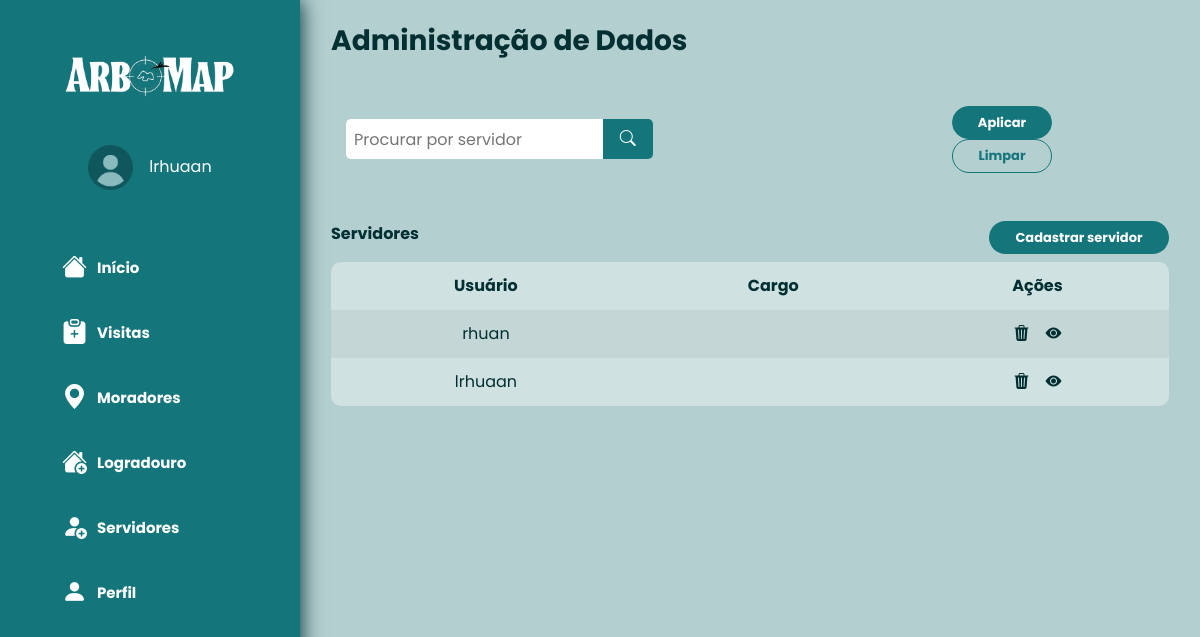
The app's page /users/listar/ (signed in), older data.
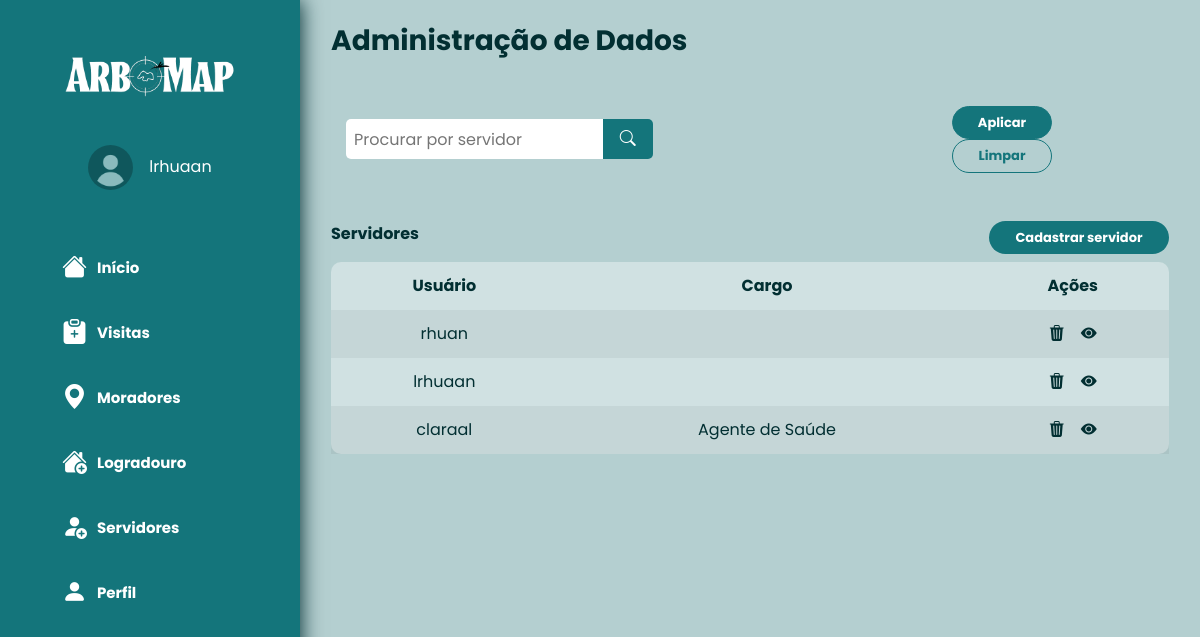
The same page, newer data.
### users/models.py (models this page shows)
class User(AbstractUser):
    email = models.EmailField(blank=True)
    name = models.CharField(_("Name of User"), blank=True, max_length=255)
    cargo = models.CharField(_("Cargo"), blank=True, max_length=255, choices=TIPO_CARGO)
    first_name = None  # type: ignore
    last_name = None  # type: ignore
    data_adicao = models.DateTimeField(auto_now_add=True)

### users/views.py (the view)
# urls.py: path('users/listar/', UsersListView.as_view(), name='users_listar'),
class UsersListView(LoginRequiredMixin, generic.ListView):
    model = User
    ordering = ["name"]
    template_name = "users/users.html"
    def get_context_data(self, **kwargs):
        context = super().get_context_data(**kwargs)
        context["logged_user"] = self.request.user
        context["logged_user_perfil"] = self.object = get_object_or_404(Perfil,usuario=self.request.user)
        context["users_number"] = User.objects.exclude(is_superuser=True).exclude(email="deleted").count()
        return context

### users/templates/users/users.html (shortened to what this page needs)
{% extends 'base.html' %}
{% block content %}
  <div class="mt-2">
    <h3 style="color:#022F32;"><strong>Administração de Dados</strong></h3>
    <div class="row col-12 mb-5 mt-5 d-flex justify-content-around">
      <form method="GET" action="{% url 'filtro_users' %}" class="d-flex justify-content-between align-items-center w-100">
        <div class="col-5 d-flex align-items-center justify-content-center" >
            <div style="width: 100%; border-start-start-radius: 5px;border-end-end-radius: 0px; border-end-start-radius: 5px;border-start-end-radius: 0px; height: 40px; align-items: center; display: flex; color: #022f32; background-color: #FFFFFF;">
              <input style="height: 40px;border-start-start-radius: 5px;border-end-end-radius: 0px; border-end-start-radius: 5px;border-start-end-radius: 0px;" class="ml-2" placeholder="Procurar por servidor" type="text" name="termo_users" id="termo_users" value="{{ termo_users }}">
            </div>
            <div>
              <button class="justify-content-center d-flex" type="submit" style="width: 50px; border-end-end-radius: 5px; border-start-end-radius: 5px; height: 40px; align-items: center; display: flex; color: #022f32; background-color: #14757B; border: none; outline: none;"><i class="bi bi-search text-white"></i></button>
            </div>
        </div>
        <div class="col-3 d-flex align-items-center justify-content-center">
          <div class="" style="">
            <a href="#" ><button class="btn " id="bt3" type="submit"><strong>Aplicar</strong></button></a>
            <a href="{% url 'users_listar' %}" class="btn " id="bt2"><strong>Limpar</strong></a>
          </div>
        </div>
      </form>
    </div>
    <div class="d-flex justify-content-between align-items-center mb-2">
      <div>
        <h6 style="color:#022F32;"><strong>Servidores</strong></h6>
      </div>
      <div>
        <a href="{% url 'users_criar' %}" class="btn" id="bt1" style="width: 180px;"><strong>Cadastrar servidor</strong></a>
      </div>
    </div>
    <div class="table-responsive">
      <table class="table table-striped table-borderless">
        <thead>
          <tr class="text-center">
            <th scope="col">Usuário</th>
            <th scope="col">Cargo</th>
            <th scope="col">Ações</th>
          </tr>
        </thead>
        <tbody>
          {% for object in object_list %}
            <tr class="text-center">
              <td>{{ object.username }}</td>
              <td>{{ object.cargo }}</td>
              <td>
                <div class="d-flex justify-content-center">
                  <a href="{% url 'users_remover' pk=object.pk %}" class="mr-3"><i class="bi bi-trash3-fill" id="tableicon"></i></a>
                  <a href="{% url 'users_editar' pk=object.pk %}"><i class="bi bi-eye-fill" id="tableicon"></i></a>
                </div>
              </td>
            </tr>
            {% empty %}
            <tr class="text-center">
              <td colspan="3">
                <p>Não existem reservas cadastradas.</p>
              </td>
            </tr>
          {% endfor %}
        </tbody>
      </table>
    </div>
  </div>
{% endblock %}

### templates/base.html (shortened to what this page needs)
{% load static %}
{% load active_link_tags %}
<!DOCTYPE html>
<html lang="en">
<head>
  <link rel="stylesheet" href="{% static 'css/stylessss1s.css' %}">
  <link rel="stylesheet" href="https://cdn.jsdelivr.net/npm/bootstrap-icons@1.11.1/font/bootstrap-icons.css">
  <link rel="stylesheet" href="https://stackpath.bootstrapcdn.com/bootstrap/4.5.0/css/bootstrap.min.css" />
</head>
<body>
  <div class="container-fluid d-block">
    <nav class="menu-lateral flex-nowrap ">
      <div class="d-flex justify-content-center mb-5 mt-3">
        <img class="img img-fluid logo" src="{% static 'img\ArboMap.png' %}" width="170px">
      </div>
      <div class="d-flex justify-content-center align-items-center">
        <div class="circle">
          <img src="{{ logged_user_perfil.foto_perfil.url }}">
        </div>
        <span class="user ml-3"> {{ logged_user.username }}</span>
      </div>
      <ul class="mt-5 ml-5 nav-list">
        <li class="item-menu {% active_link 'index' 'ativo' strict=True %}">
          <a href="{% url 'index' %}">
            <span class="icon"><i class="bi bi-house-fill"></i></span>
            <span class="txt-link">Início</span>
          </a>
        </li>
        <li class="item-menu {% active_link 'visitas || visita1_listar || visita2_listar || visita1_criar || visita2_criar' 'ativo' %}" >
          <a href="{% url 'visitas' %}">
            <span class="icon"><i class="bi bi-clipboard-plus-fill"></i></span>
            <span class="txt-link">Visitas</span>
          </a>
        </li>
        <li class="item-menu {% active_link 'imovel_listar || imovel_criar || imovel_editar || filtro_moradores || morador_criar' 'ativo' %}">
          <a href="{% url 'imovel_listar' %}">
            <span class="icon"><i class="bi bi-geo-alt-fill"></i></span>
            <span class="txt-link">Moradores</span>
          </a>
        </li>
        <li class="item-menu {% active_link 'logradouro || bairro_listar || bairro_criar || bairro_editar || filtro_bairros || rua_listar || rua_criar || rua_editar || filtro_ruas ' 'ativo' %}">
          <a href="{% url 'logradouro' %}">
            <span class="icon"><i class="bi bi-house-add-fill"></i></span>
            <span class="txt-link">Logradouro</span>
          </a>
        </li>
        <li class="item-menu {% active_link 'users_listar || filtro_users || users_criar' 'ativo' %}">
          <a href="{% url 'users_listar' %}">
            <span class="icon"><i class="bi bi-person-fill-add"></i></span>
            <span class="txt-link">Servidores</span>
          </a>
        </li>
        <li class="item-menu {% active_link 'users_profile || users_update' 'ativo' %}">
          <a href="{% url 'users_profile' %}">
            <span class="icon"><i class="bi bi-person-fill"></i></span>
            <span class="txt-link">Perfil</span>
          </a>
        </li>
      </ul>
    </nav>
    <main>
      <div class='p-3'>
      {% block content %}
      {% endblock %}
      </div>
    </main>
  </div>
</body>
</html>

Row changes from the older to the newer data that the page shows:
added User: username "claraal", cargo "Agente de Saúde"
